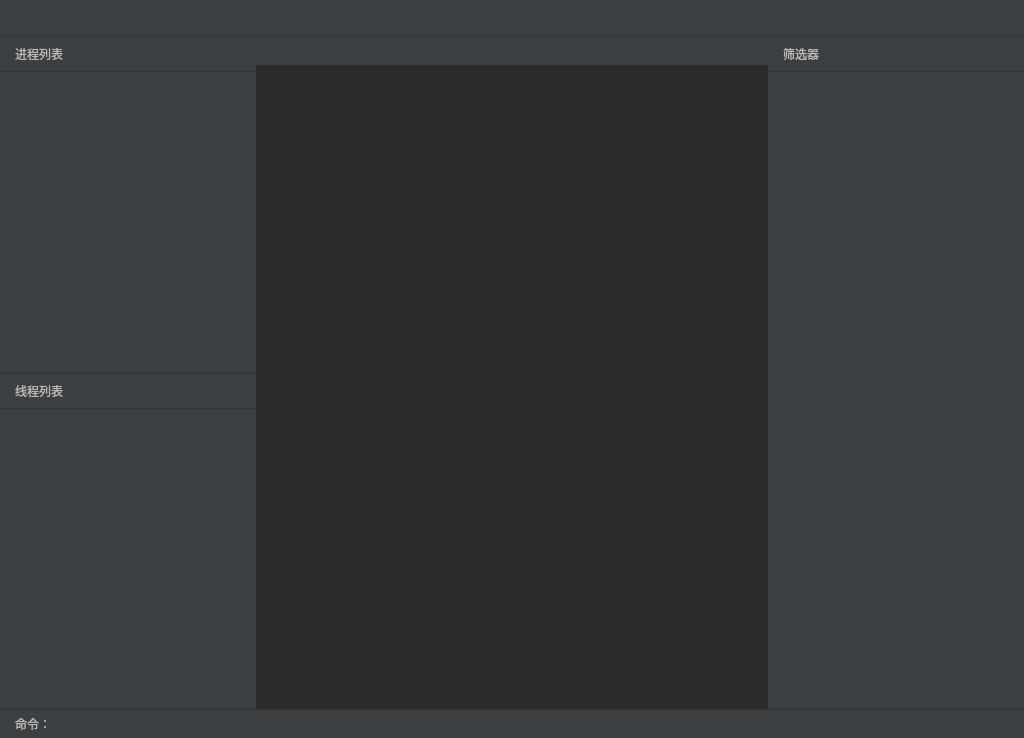
<?xml version="1.0" encoding="UTF-8"?>
<ui version="4.0">
 <class>QLogCollector</class>
 <widget class="QWidget" name="QLogCollector">
  <property name="geometry">
   <rect>
    <x>0</x>
    <y>0</y>
    <width>1024</width>
    <height>738</height>
   </rect>
  </property>
  <property name="minimumSize">
   <size>
    <width>1024</width>
    <height>738</height>
   </size>
  </property>
  <property name="windowTitle">
   <string>Form</string>
  </property>
  <property name="styleSheet">
   <string notr="true">*{
background:#3C3F41;
}
QLabel{
color:#b9b9b9;
}
QListView,QTreeView,QTextBrowser{
border:none;
}</string>
  </property>
  <layout class="QVBoxLayout" name="verticalLayout">
   <property name="spacing">
    <number>0</number>
   </property>
   <property name="leftMargin">
    <number>0</number>
   </property>
   <property name="topMargin">
    <number>0</number>
   </property>
   <property name="rightMargin">
    <number>0</number>
   </property>
   <property name="bottomMargin">
    <number>0</number>
   </property>
   <item>
    <widget class="TitleBar" name="titleBar" native="true">
     <property name="minimumSize">
      <size>
       <width>0</width>
       <height>36</height>
      </size>
     </property>
    </widget>
   </item>
   <item>
    <widget class="Line" name="line">
     <property name="minimumSize">
      <size>
       <width>0</width>
       <height>1</height>
      </size>
     </property>
     <property name="maximumSize">
      <size>
       <width>16777215</width>
       <height>1</height>
      </size>
     </property>
     <property name="styleSheet">
      <string notr="true">border:none;
border-top:1px solid #323232;</string>
     </property>
     <property name="orientation">
      <enum>Qt::Horizontal</enum>
     </property>
    </widget>
   </item>
   <item>
    <layout class="QHBoxLayout" name="horizontalLayout" stretch="0,0,0">
     <property name="spacing">
      <number>0</number>
     </property>
     <item>
      <layout class="QVBoxLayout" name="verticalLayout_2">
       <property name="spacing">
        <number>0</number>
       </property>
       <item>
        <widget class="QLabel" name="label">
         <property name="styleSheet">
          <string notr="true">padding:8 12;</string>
         </property>
         <property name="text">
          <string>进程列表</string>
         </property>
        </widget>
       </item>
       <item>
        <widget class="Line" name="line_4">
         <property name="minimumSize">
          <size>
           <width>0</width>
           <height>1</height>
          </size>
         </property>
         <property name="maximumSize">
          <size>
           <width>16777215</width>
           <height>1</height>
          </size>
         </property>
         <property name="styleSheet">
          <string notr="true">border:none;
border-top:1px solid #323232;</string>
         </property>
         <property name="orientation">
          <enum>Qt::Horizontal</enum>
         </property>
        </widget>
       </item>
       <item>
        <widget class="QListWidget" name="listWidget">
         <property name="sizePolicy">
          <sizepolicy hsizetype="Preferred" vsizetype="Expanding">
           <horstretch>0</horstretch>
           <verstretch>0</verstretch>
          </sizepolicy>
         </property>
        </widget>
       </item>
       <item>
        <widget class="Line" name="line_2">
         <property name="minimumSize">
          <size>
           <width>0</width>
           <height>1</height>
          </size>
         </property>
         <property name="maximumSize">
          <size>
           <width>16777215</width>
           <height>1</height>
          </size>
         </property>
         <property name="styleSheet">
          <string notr="true">border:none;
border-top:1px solid #323232;</string>
         </property>
         <property name="orientation">
          <enum>Qt::Horizontal</enum>
         </property>
        </widget>
       </item>
       <item>
        <widget class="QLabel" name="label_2">
         <property name="styleSheet">
          <string notr="true">padding:8 12;</string>
         </property>
         <property name="text">
          <string>线程列表</string>
         </property>
        </widget>
       </item>
       <item>
        <widget class="Line" name="line_5">
         <property name="minimumSize">
          <size>
           <width>0</width>
           <height>1</height>
          </size>
         </property>
         <property name="maximumSize">
          <size>
           <width>16777215</width>
           <height>1</height>
          </size>
         </property>
         <property name="styleSheet">
          <string notr="true">border:none;
border-top:1px solid #323232;</string>
         </property>
         <property name="orientation">
          <enum>Qt::Horizontal</enum>
         </property>
        </widget>
       </item>
       <item>
        <widget class="QListView" name="listView">
         <property name="sizePolicy">
          <sizepolicy hsizetype="Preferred" vsizetype="Expanding">
           <horstretch>0</horstretch>
           <verstretch>0</verstretch>
          </sizepolicy>
         </property>
        </widget>
       </item>
      </layout>
     </item>
     <item>
      <layout class="QVBoxLayout" name="verticalLayout_4">
       <property name="spacing">
        <number>0</number>
       </property>
       <property name="topMargin">
        <number>0</number>
       </property>
       <property name="rightMargin">
        <number>0</number>
       </property>
       <item>
        <layout class="QHBoxLayout" name="horizontalLayout_3">
         <property name="spacing">
          <number>8</number>
         </property>
         <property name="leftMargin">
          <number>8</number>
         </property>
         <property name="topMargin">
          <number>0</number>
         </property>
         <property name="rightMargin">
          <number>8</number>
         </property>
         <property name="bottomMargin">
          <number>0</number>
         </property>
         <item>
          <widget class="QLabel" name="label_5">
           <property name="text">
            <string/>
           </property>
           <property name="pixmap">
            <pixmap resource="qlogcollector.qrc">:/ic/resources/filter.png</pixmap>
           </property>
          </widget>
         </item>
         <item>
          <widget class="QLineEditEx" name="lineeditex_2">
           <property name="minimumSize">
            <size>
             <width>0</width>
             <height>28</height>
            </size>
           </property>
           <property name="styleSheet">
            <string notr="true">border:none;color:#b9b9b9;</string>
           </property>
          </widget>
         </item>
         <item>
          <widget class="QPushButtonEx" name="pushButtonEx_2">
           <property name="styleSheet">
            <string notr="true">QPushButton{
border:none;
}</string>
           </property>
           <property name="text">
            <string/>
           </property>
           <property name="icon">
            <iconset resource="qlogcollector.qrc">
             <normaloff>:/ic/resources/regex.png</normaloff>
             <normalon>:/ic/resources/regex_on.png</normalon>:/ic/resources/regex.png</iconset>
           </property>
           <property name="checkable">
            <bool>true</bool>
           </property>
          </widget>
         </item>
         <item>
          <widget class="QPushButtonEx" name="pushButtonEx">
           <property name="styleSheet">
            <string notr="true">QPushButton{
	border:none;
	image: url(:/ic/resources/clear.png);
}
QPushButton:pressed{
	image: url(:/ic/resources/clear_on.png);
}
</string>
           </property>
           <property name="text">
            <string/>
           </property>
          </widget>
         </item>
        </layout>
       </item>
       <item>
        <widget class="QTextBrowser" name="textBrowser">
         <property name="styleSheet">
          <string notr="true">background:#2B2B2B;</string>
         </property>
        </widget>
       </item>
      </layout>
     </item>
     <item>
      <layout class="QVBoxLayout" name="verticalLayout_3">
       <property name="spacing">
        <number>0</number>
       </property>
       <item>
        <widget class="QLabel" name="label_3">
         <property name="styleSheet">
          <string notr="true">padding:8 12;</string>
         </property>
         <property name="text">
          <string>筛选器</string>
         </property>
        </widget>
       </item>
       <item>
        <widget class="Line" name="line_6">
         <property name="minimumSize">
          <size>
           <width>0</width>
           <height>1</height>
          </size>
         </property>
         <property name="maximumSize">
          <size>
           <width>16777215</width>
           <height>1</height>
          </size>
         </property>
         <property name="styleSheet">
          <string notr="true">border:none;
border-top:1px solid #323232;</string>
         </property>
         <property name="orientation">
          <enum>Qt::Horizontal</enum>
         </property>
        </widget>
       </item>
       <item>
        <widget class="QTreeView" name="treeView">
         <property name="sizePolicy">
          <sizepolicy hsizetype="Preferred" vsizetype="Expanding">
           <horstretch>0</horstretch>
           <verstretch>0</verstretch>
          </sizepolicy>
         </property>
        </widget>
       </item>
      </layout>
     </item>
    </layout>
   </item>
   <item>
    <widget class="Line" name="line_3">
     <property name="minimumSize">
      <size>
       <width>0</width>
       <height>1</height>
      </size>
     </property>
     <property name="maximumSize">
      <size>
       <width>16777215</width>
       <height>1</height>
      </size>
     </property>
     <property name="styleSheet">
      <string notr="true">border:none;
border-top:1px solid #323232;</string>
     </property>
     <property name="orientation">
      <enum>Qt::Horizontal</enum>
     </property>
    </widget>
   </item>
   <item>
    <layout class="QHBoxLayout" name="horizontalLayout_2">
     <item>
      <widget class="QLabel" name="label_4">
       <property name="styleSheet">
        <string notr="true">padding-left: 12;</string>
       </property>
       <property name="text">
        <string>命令：</string>
       </property>
      </widget>
     </item>
     <item>
      <widget class="QLineEditEx" name="lineeditex">
       <property name="minimumSize">
        <size>
         <width>0</width>
         <height>28</height>
        </size>
       </property>
       <property name="styleSheet">
        <string notr="true">border:none;color:#b9b9b9;</string>
       </property>
      </widget>
     </item>
    </layout>
   </item>
  </layout>
 </widget>
 <customwidgets>
  <customwidget>
   <class>QPushButtonEx</class>
   <extends>QPushButton</extends>
   <header>qpushbuttonex.h</header>
  </customwidget>
  <customwidget>
   <class>QLineEditEx</class>
   <extends>QLineEdit</extends>
   <header>qlineeditex.h</header>
  </customwidget>
  <customwidget>
   <class>TitleBar</class>
   <extends>QWidget</extends>
   <header>widgets/titlebar.h</header>
   <container>1</container>
  </customwidget>
 </customwidgets>
 <resources>
  <include location="qlogcollector.qrc"/>
 </resources>
 <connections/>
</ui>
